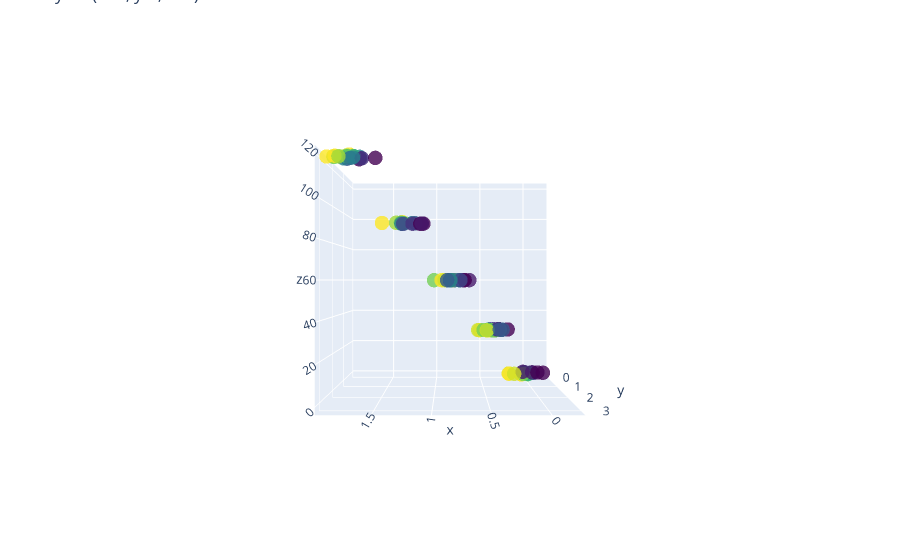

This figure's notebook cell:
### Code cell
name = 'eye = (x:0., y:3, z:0.)'
camera = dict(
    eye=dict(x=0., y=3, z=0)
)


fig_c1.update_layout(scene_camera=camera, title=name)
fig_c1.show()
